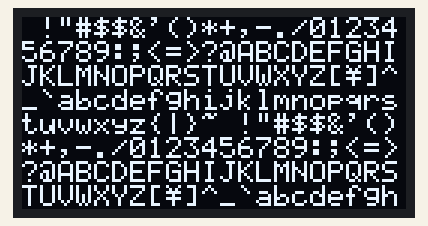
The sketch below on a simulated Arduino Uno, built with avr-gcc and run on an emulated ATmega328P. Shown: 128×64 one-colour display. Wiring (inferred from the names in the program): SSD1306 OLED at I2C address 0x3C.

Above: at 0.3 s.

Measured:
- what the display in image 0 shows lasts 3.1 s, from 0.3 s to 3.4 s

The sketch:

oled.ino
```cpp
#include <Wire.h>
#define OLED_ADDR (0x3C) //OLED address 製品に記載の数値は7bitなので、8bitに変換して1bit右へずらした値(78>>3c)

byte ascii[][6]=
{
  // SPACE  20H
  0x00, 0x00, 0x00, 0x00, 0x00, 0x00,
  // !      21H
  0x00, 0x00, 0x4F, 0x00, 0x00, 0x00,
  // "      22H
  0x00, 0x07, 0x00, 0x07, 0x00, 0x00,
  // #      23H
  0x14, 0x7F, 0x14, 0x7F, 0x14, 0x00,
  // $      24H
  0x24, 0x2A, 0x7F, 0x2A, 0x12, 0x00,
  // %      25H
  0x24, 0x2A, 0x7F, 0x2A, 0x12, 0x00,
  // &      26H
  0x36, 0x49, 0x55, 0x22, 0x50, 0x00,
  // '      27H
  0x00, 0x05, 0x03, 0x00, 0x00, 0x00,
  // (      28H
  0x00, 0x1C, 0x22, 0x41, 0x00, 0x00,
  // )      29H
  0x00, 0x41, 0x22, 0x1C, 0x00, 0x00,
  // *      2AH
  0x14, 0x08, 0x3E, 0x08, 0x14, 0x00,
  // +      2BH
  0x08, 0x08, 0x3E, 0x08, 0x08, 0x00,
  // ,      2CH
  0x00, 0x50, 0x30, 0x00, 0x00, 0x00,
  // -      2DH
  0x08, 0x08, 0x08, 0x08, 0x08, 0x00,
  // .      2EH
  0x00, 0x60, 0x60, 0x00, 0x00, 0x00,
  // /      2FH
  0x20, 0x10, 0x08, 0x04, 0x02, 0x00,
  // 0      30H
  0x3E, 0x51, 0x49, 0x45, 0x3E, 0x00,
  // 1      31H
  0x00, 0x42, 0x7F, 0x40, 0x00, 0x00,
  // 2      32H
  0x42, 0x61, 0x51, 0x49, 0x46, 0x00,
  // 3      33H
  0x21, 0x41, 0x45, 0x4B, 0x31, 0x00,
  // 4      34H
  0x18, 0x14, 0x12, 0x7F, 0x10, 0x00,
  // 5      35H
  0x27, 0x45, 0x45, 0x45, 0x30, 0x00,
  // 6      36H
  0x3C, 0x4A, 0x49, 0x49, 0x30, 0x00,
  // 7      37H
  0x01, 0x71, 0x09, 0x05, 0x03, 0x00,
  // 8      38H
  0x36, 0x49, 0x49, 0x49, 0x36, 0x00,
  // 9      39H
  0x06, 0x49, 0x49, 0x29, 0x1E, 0x00,
  // :      3AH
  0x00, 0x36, 0x36, 0x00, 0x00, 0x00,
  // ;      3BH
  0x00, 0x56, 0x36, 0x00, 0x00, 0x00,
  // <      3CH
  0x08, 0x14, 0x22, 0x41, 0x00, 0x00,
  // =      3DH
  0x14, 0x14, 0x14, 0x14, 0x14, 0x00,
  // >      3EH
  0x00, 0x41, 0x22, 0x14, 0x08, 0x00,
  // ?      3FH
  0x02, 0x01, 0x51, 0x09, 0x06, 0x00,
  // @      40H
  0x32, 0x49, 0x79, 0x41, 0x3E, 0x00,
  // A      41H
  0x7E, 0x11, 0x11, 0x11, 0x7E, 0x00,
  // B      42H
  0x7F, 0x49, 0x49, 0x49, 0x36, 0x00,
  // C      43H
  0x3E, 0x41, 0x41, 0x41, 0x22, 0x00,
  // D      44H
  0x7F, 0x41, 0x41, 0x22, 0x1C, 0x00,
  // E      45H
  0x7F, 0x49, 0x49, 0x49, 0x41, 0x00,
  // F      46H
  0x7F, 0x09, 0x09, 0x09, 0x01, 0x00,
  // G      47H
  0x3E, 0x41, 0x49, 0x49, 0x7A, 0x00,
  // H      48H
  0x7F, 0x08, 0x08, 0x08, 0x7F, 0x00,
  // I      49H
  0x00, 0x41, 0x7F, 0x41, 0x00, 0x00,
  // J      4AH
  0x20, 0x40, 0x41, 0x3F, 0x01, 0x00,
  // K      4BH
  0x7F, 0x08, 0x14, 0x22, 0x41, 0x00,
  // L      4CH
  0x7F, 0x40, 0x40, 0x40, 0x40, 0x00,
  // M      4DH
  0x7F, 0x02, 0x0C, 0x02, 0x7F, 0x00,
  // N      4EH
  0x7F, 0x04, 0x08, 0x10, 0x7F, 0x00,
  // O      4FH
  0x3E, 0x41, 0x41, 0x41, 0x3E, 0x00,
  // P      50H
  0x7F, 0x09, 0x09, 0x09, 0x06, 0x00,
  // Q      51H
  0x3E, 0x41, 0x51, 0x21, 0x5E, 0x00,
  // R      52H
  0x7F, 0x09, 0x19, 0x29, 0x46, 0x00,
  // S      53H
  0x46, 0x49, 0x49, 0x49, 0x31, 0x00,
  // T      54H
  0x01, 0x01, 0x7F, 0x01, 0x01, 0x00,
  // U      55H
  0x3F, 0x40, 0x40, 0x40, 0x3F, 0x00,
  // V      56H
  0x1F, 0x20, 0x40, 0x20, 0x1F, 0x00,
  // W      57H
  0x3F, 0x40, 0x38, 0x40, 0x3F, 0x00,
  // X      58H
  0x63, 0x14, 0x08, 0x14, 0x63, 0x00,
  // Y      59H
  0x07, 0x08, 0x70, 0x08, 0x07, 0x00,
  // Z      5AH
  0x61, 0x51, 0x49, 0x45, 0x43, 0x00,
  // [      5BH
  0x00, 0x7F, 0x41, 0x41, 0x00, 0x00,
  // \      5CH
  0x15, 0x16, 0x7C, 0x16, 0x15, 0x00,
  // ]      5DH
  0x00, 0x41, 0x41, 0x7F, 0x00, 0x00,
  // ^      5EH
  0x04, 0x02, 0x01, 0x02, 0x04, 0x00,
  // _      5FH
  0x40, 0x40, 0x40, 0x40, 0x40, 0x00,
  // `      60H
  0x00, 0x01, 0x02, 0x04, 0x00, 0x00,
  // a      61H
  0x20, 0x54, 0x54, 0x54, 0x78, 0x00,
  // b      62H
  0x7F, 0x50, 0x48, 0x48, 0x30, 0x00,
  // c      63H
  0x38, 0x44, 0x44, 0x44, 0x20, 0x00,
  // d      64H
  0x38, 0x44, 0x44, 0x48, 0x7F, 0x00,
  // e      65H
  0x38, 0x54, 0x54, 0x54, 0x18, 0x00,
  // f      66H
  0x08, 0x7E, 0x09, 0x01, 0x02, 0x00,
  // g      67H
  0x0C, 0x52, 0x52, 0x52, 0x3E, 0x00,
  // h      68H
  0x7F, 0x08, 0x04, 0x04, 0x78, 0x00,
  // i      69H
  0x00, 0x44, 0x7D, 0x40, 0x40, 0x00,
  // j      6AH
  0x20, 0x40, 0x44, 0x3D, 0x00, 0x00,
  // k      6BH
  0x7F, 0x10, 0x28, 0x44, 0x00, 0x00,
  // l      6CH
  0x00, 0x41, 0x7F, 0x40, 0x00, 0x00,
  // m      6DH
  0x7C, 0x04, 0x18, 0x04, 0x78, 0x00,
  // n      6EH
  0x7C, 0x08, 0x04, 0x04, 0x78, 0x00,
  // o      6FH
  0x38, 0x44, 0x44, 0x44, 0x38, 0x00,
  // p      70H
  0x7C, 0x14, 0x14, 0x14, 0x08, 0x00,
  // q      71H
  0x08, 0x14, 0x14, 0x18, 0x7C, 0x00,
  // r      72H
  0x7C, 0x08, 0x04, 0x04, 0x08, 0x00,
  // s      73H
  0x48, 0x54, 0x54, 0x54, 0x20, 0x00,
  // t      74H
  0x04, 0x3F, 0x44, 0x40, 0x20, 0x00,
  // u      75H
  0x3C, 0x40, 0x40, 0x30, 0x7C, 0x00,
  // v      76H
  0x1C, 0x20, 0x40, 0x20, 0x1C, 0x00,
  // w      77H
  0x3C, 0x40, 0x30, 0x40, 0x3C, 0x00,
  // x      78H
  0x44, 0x28, 0x10, 0x28, 0x44, 0x00,
  // y      79H
  0x0C, 0x50, 0x50, 0x50, 0x3C, 0x00,
  // z      7AH
  0x44, 0x64, 0x54, 0x4C, 0x44, 0x00,
  // {      7BH
  0x00, 0x08, 0x36, 0x41, 0x00, 0x00,
  // |      7CH
  0x00, 0x00, 0x7F, 0x00, 0x00, 0x00,
  // }      7DH
  0x00, 0x41, 0x36, 0x08, 0x00, 0x00,
  // ~      7FH
  0x02, 0x01, 0x03, 0x02, 0x01, 0x00,

};

void setup()
{
  Wire.begin();
  setup_i2c();
  Display_Black();
}

void loop()
{
  Display_Picture();
}

void setup_i2c()
{
  Wire.beginTransmission(OLED_ADDR);
  Wire.write(B00000000); //control byte, Co bit = 0 (continue), D/C# = 0 (command)
    Wire.write(0xAE); //display off
    Wire.write(0xA8); //Set Multiplex Ratio  0xA8, 0x3F
      Wire.write(B00111111); //64MUX
    Wire.write(0xD3); //Set Display Offset 0xD3, 0x00
      Wire.write(0x00);
    Wire.write(0x40); //Set Display Start Line 0x40
//    Wire.write(0xA0); //Set Segment re-map 0xA0/0xA1
    Wire.write(0xA1); //Set Segment re-map 0xA0/0xA1
//    Wire.write(0xC0); //Set COM Output Scan Direction 0xC0,/0xC8
    Wire.write(0xC8); //Set COM Output Scan Direction 0xC0,/0xC8
    Wire.write(0xDA); //Set COM Pins hardware configuration 0xDA, 0x02
      Wire.write(B00010010);
    Wire.write(0x81); //Set Contrast Control 0x81, 0x7F（明るさ設定）
      Wire.write(255); //0-255
    Wire.write(0xA4); //Disable Entire Display On（ディスプレイ全体ＯＮ）
    Wire.write(0xA6); //Set Normal Display 0xA6, Inverse display 0xA7
    Wire.write(0xD5); //Set Display Clock Divide Ratio/Oscillator Frequency 0xD5, 0x80
      Wire.write(B10000000);
    Wire.write(0x2E); //Deactivate scrollスクロール表示解除
    Wire.write(0x20); //Set Memory Addressing Mode
      Wire.write(0x10); //Page addressing mode
    Wire.write(0x21); //set Column Address
      Wire.write(0); //Column Start Address←水平開始位置はここで決める(0～127)
      Wire.write(127); //Column Stop Address　画面をフルに使う
    Wire.write(0x22); //Set Page Address
      Wire.write(0); //垂直開始位置（ページ）
      Wire.write(7); //垂直終了位置（ページ）
    Wire.write(0x8D); //Set Enable charge pump regulator 0x8D, 0x14
      Wire.write(0x14);
    Wire.write(0xAF); //Display On 0xAF
  Wire.endTransmission();
}

void Display_Black()
{
  byte i, j, k;

  for(i = 0; i < 8; i++)
  {//8ページ分塗りつぶす
    Wire.beginTransmission(OLED_ADDR);
      Wire.write(B10000000); //control byte, Co bit = 1 (One command only), D/C# = 0 (command)
      Wire.write(0xB0 | i); //set page start address←垂直開始位置はここで決める8bitで１ページ(B0～B7)
    Wire.endTransmission();

    for(j = 0; j < 16; j++)
    {//column = 8byte x 16 ←8バイト毎に水平に連続で16個表示
      Wire.beginTransmission(OLED_ADDR);
      Wire.write(B01000000); //control byte, Co bit = 0 (continue), D/C# = 1 (data)
      for(k = 0; k < 8; k++)
      { //なぜか一気に128列まで出力できなかったので、8byte毎にした
        Wire.write(0x00);
      }
      Wire.endTransmission();
    }
    yield();
  }
}

void Display_Picture(){
  byte i,j,k,l;
  byte on_off; //画面の白黒　塗り替え数値
  l = 0;
  for(on_off = 0; on_off < 2; on_off++)
  {
    for(i=0; i<8; i++)
    {
      Wire.beginTransmission(OLED_ADDR);
      Wire.write(B00000000); //control byte, Co bit = 0 (continue), D/C# = 0 (command)
      Wire.write(0xB0 | i); //set page start address←垂直開始位置はここで決める(B0～B7)
      Wire.write(0x21);//set column addres
      Wire.write(0x00 | 0);//start column addres←水平開始位置はここで決める(0～126)
      Wire.write(B01111111);//Column Stop Address　画面をフルに使う
      Wire.endTransmission();
      for(j=0; j<21; j++)
      {//column = 6byte x 28 ←6バイト毎に水平に連続で21個表示
        Wire.beginTransmission(OLED_ADDR);
        Wire.write(B01000000); //control byte, Co bit = 0 (continue), D/C# = 1 (data)
        if(on_off == 1)
        {
          for(k=0; k<6; k++)
          {
            Wire.write(0x00); //黒画面に塗り替え
          }
        }
        else
        {
          for(k=0; k<6; k++)
          {
            Wire.write(ascii[l][k]);
          }
          l++;
          l = l % 95;
        }
        Wire.endTransmission();
      }
    }
    if(on_off == 0)
    {
      delay(3000); //3秒ごとに画面を塗り替え
    }
    else
    {
      delay(1000); //1秒ごとに画面を塗り替え
    }
  }
}
```
